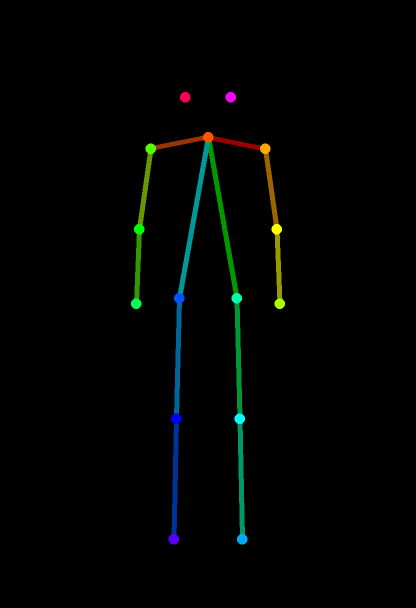
#> input picture servers/character-panel-mcp/pose_map_standing_yaw180.png, 832 x 1216 px (shown at 1/2 size); its folder holds only this picture in this run
$ python -i motion.py   (imports and definitions only)
#> lines starting #> are read from the running program, lines starting #| are printed output that depends on the picture
"""
motion.py — retime a generated clip, and quantify how much it actually moves.

Two jobs that always run together, because judging an LTX take wrong is the
single most repeatable mistake in this pipeline.

RETIMING IS NOT COSMETIC. ComfyUI writes at 24 fps, so a 17-frame take plays in
0.7 seconds and reads as "nothing happened" even when the motion is fine. Every
take is retimed to 12 fps — the limited-animation rate this pipeline works in —
before anyone, human or model, looks at it.

⚠ THE MOTION NUMBER IS NOT QUALITY. It measures CHANGE. A take whose faces
dissolve into smears scores very high. A high score means "something happened",
never "it looks good".

⚠⚠ THE WHOLE-FRAME NUMBER CANNOT SEE SMALL FEATURES. Two eyes are ~0.2% of a
1024x768 frame, so a perfect blink moves the whole-frame mean by ~0.2 — an order
of magnitude BELOW the ~2.0 floor of a completely static clip. Judging a blink
or a mouth by the whole-frame figure is meaningless; pass a `box`.

⚠⚠⚠ `span` CANNOT SEE ROUND TRIPS. A blink returns to open, so frame0-vs-frameN
lands back near zero. `maxdev` — the largest deviation of ANY frame from frame 0
— is the statistic that sees it, and WHERE it peaks is the tell: a real round
trip peaks mid-clip, monotonic drift peaks at the last frame.
"""

from __future__ import annotations

import os

from PIL import Image, ImageChops, ImageSequence, ImageStat


def read_frames(path: str, mode: str = "RGB") -> list[Image.Image]:
#> called with mode = 'RGB'
    if not os.path.isfile(path):
        raise FileNotFoundError(f"Clip not found: {path}")
    return [f.convert(mode) for f in ImageSequence.Iterator(Image.open(path))]


# [175 lines left out: functions expand_frames, _dedupe_guard, retime, build_sequence, cut_frames, not called in this run]


def _mad(a: Image.Image, b: Image.Image) -> float:
    return ImageStat.Stat(ImageChops.difference(a, b)).mean[0]


# [58 lines left out: functions measure, dump_frames, not called in this run]


def contact_sheet(path: str, dst: str, cols: int = 4, scale: float = 0.5,
                  box: tuple[int, int, int, int] | None = None,
                  label: bool = True) -> dict:
    """Tile a clip's frames into one image — the fastest way to actually LOOK.

    Cropping to `box` at native resolution beats scaling the whole frame down:
    the thing under judgement is usually a hand or a pair of eyes, and those
    vanish in a shrunken full frame.

    ⚠ EVERY TILE IS STAMPED WITH ITS 0-BASED INDEX, and that is not decoration.
    A reviewer naturally counts the first frame as 1; `cut_frames` indexes from
    0. That mismatch silently shifted a real trim request by one frame, and it
    is invisible — the wrong frame just quietly goes. The stamp makes the number
    the reviewer reads the same number the tool takes. Only turn `label` off for
    a presentation image nobody will cut from.
    """
    frames = read_frames(path)
#> frames = 1 item
    if box:
        frames = [f.crop(box) for f in frames]
    if scale != 1.0:
        frames = [f.resize((max(1, int(f.width * scale)), max(1, int(f.height * scale))),
                           Image.LANCZOS) for f in frames]
    w, h = frames[0].size
#> w = 416; h = 608
    rows = (len(frames) + cols - 1) // cols
#> rows = 1
    sheet = Image.new("RGB", (w * cols, h * rows), (20, 20, 20))
#> sheet: PIL image 1664x608 RGB; every value is 20
    for i, f in enumerate(frames):
        sheet.paste(f, ((i % cols) * w, (i // cols) * h))
#> this loop made 1 pass
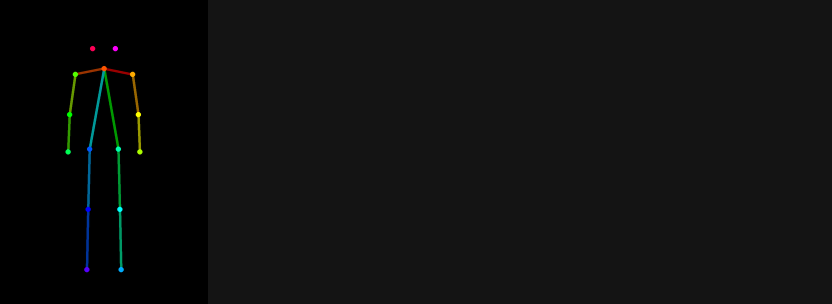
#> sheet: PIL image 1664x608 RGB (shown at 1/2 size); mean R, G, B 15.4, 15.9, 15.5

    if label:
        from PIL import ImageDraw
        d = ImageDraw.Draw(sheet)
        pad = max(3, w // 60)
#> pad = 6
        for i in range(len(frames)):
            x0, y0 = (i % cols) * w + pad, (i // cols) * h + pad
            txt = str(i)
            # Dark plate behind the digits: these sit over artwork of unknown
            # value, and unbacked text vanishes on a light frame exactly when
            # the reviewer needs it.
            try:
                bb = d.textbbox((x0, y0), txt)
            except Exception:
                bb = (x0, y0, x0 + 8 * len(txt), y0 + 11)
            d.rectangle((bb[0] - 2, bb[1] - 1, bb[2] + 2, bb[3] + 1), fill=(0, 0, 0))
            d.text((x0, y0), txt, fill=(255, 230, 90))
#> this loop made 1 pass
#> (x0, y0, txt, bb) on pass 1: (6, 6, '0', (6, 8, 12, 16))

    os.makedirs(os.path.dirname(os.path.abspath(dst)), exist_ok=True)
    sheet.save(dst)
    return {"path": dst, "frames": len(frames), "cols": cols,
            "indexing": "0-based; tiles are stamped with the index cut_frames takes",
            "layout": "left-to-right, top-to-bottom"}

>>> result = contact_sheet('../../../../character-panel-mcp/pose_map_standing_yaw180.png', 'out.png')
#> result = 5 items

$ run again, on servers/character-panel-mcp/pose_map_standing_yaw90.png
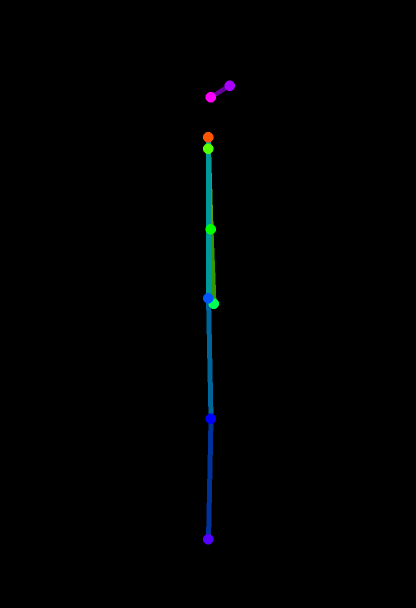
#> input picture servers/character-panel-mcp/pose_map_standing_yaw90.png, 832 x 1216 px (shown at 1/2 size)
#> frames = 1 item
#> rows = 1
#> the loop in contact_sheet, `for i, f in enumerate(frames):` made 1 pass
#> after the loop in contact_sheet, `for i, f in enumerate(frames):`:
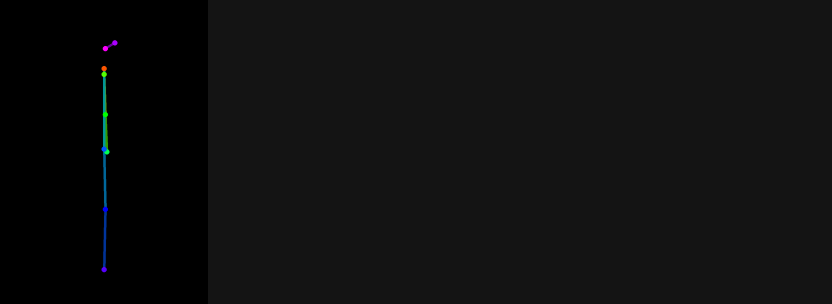
#> sheet: PIL image 1664x608 RGB (shown at 1/2 size); mean R, G, B 15.1, 15.3, 15.4
#> the loop in contact_sheet, `for i in range(len(frames)):` made 1 pass
#> (x0, y0, txt, bb) on pass 1: (6, 6, '0', (6, 8, 12, 16))
#> result = 5 items
